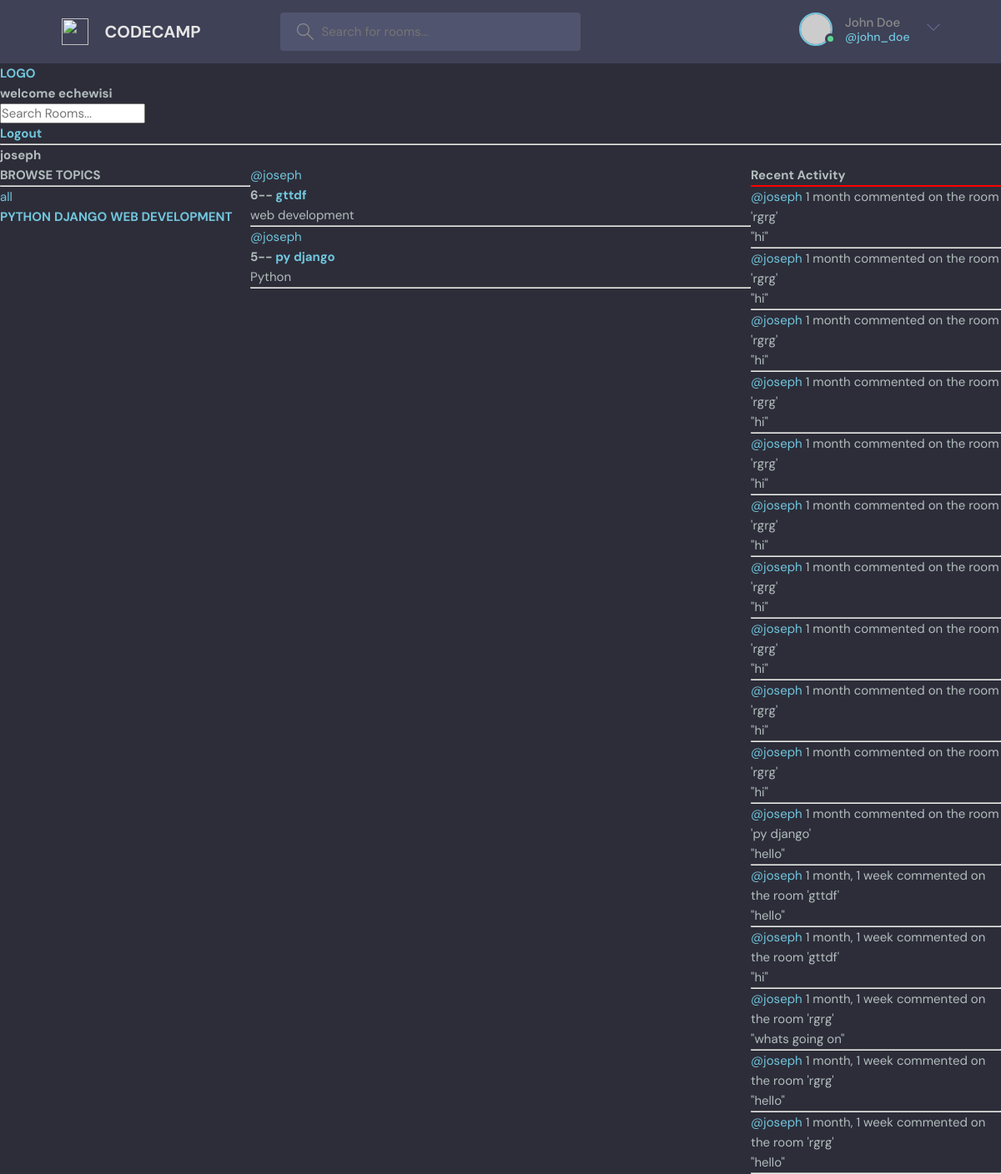
Before: /user-profile/2/ (signed in) with the older database file.
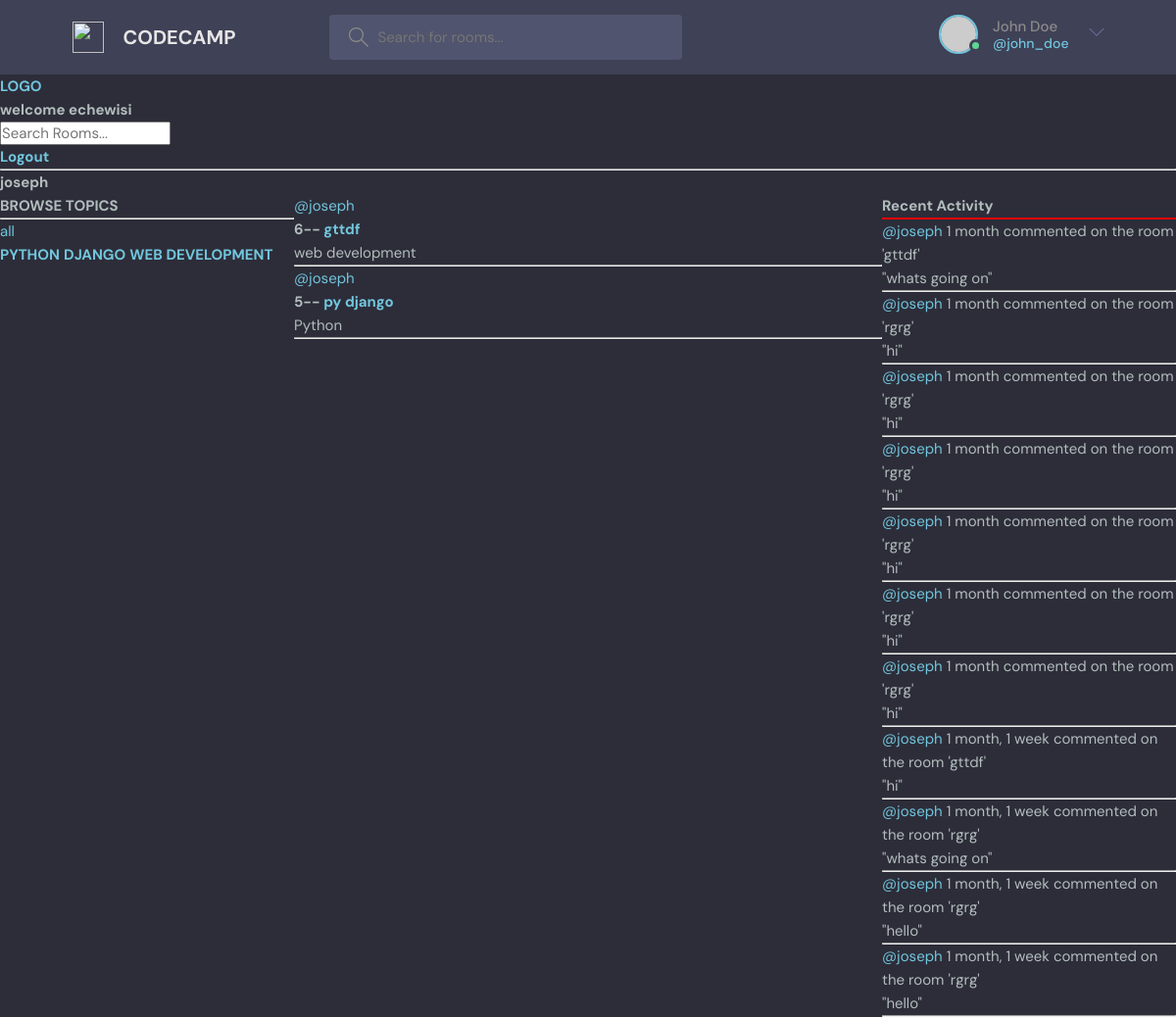
After: the same page with the newer database file.
### base/models.py (models this page shows, shortened)
class Topic(models.Model):
    name=models.CharField(max_length=200)

class Room(models.Model):
    host=models.ForeignKey(User, on_delete= models.SET_NULL, null=True)
    topic= models.ForeignKey(Topic, on_delete= models.SET_NULL, null=True)
    name= models.CharField(max_length=200)
    description= models.TextField(null=True, blank= True)
    participants= models.ManyToManyField(User, related_name='participants', blank=True)
    updated= models.DateTimeField(auto_now= True)
    created= models.DateTimeField( auto_now_add= True)
    def __str__(self):
        return self.name
    class Meta:
        ordering= ['-updated', '-created']

class Message(models.Model):
    user= models.ForeignKey(User, on_delete=models.CASCADE )
    room= models.ForeignKey(Room, on_delete=models.CASCADE )
    body= models.TextField()
    updated= models.DateTimeField(auto_now= True)
    created= models.DateTimeField( auto_now_add= True)
    def __str__(self):
        return self.body[0:50]
    class Meta:
        ordering= ['-updated', '-created']

### base/views.py (the view)
# urls.py: path('user-profile/<str:pk>/', views.user_profile, name= 'profile'),
@login_required(login_url= 'login')
def user_profile(request, pk):
    user= User.objects.get(id=pk)
    rooms= user.room_set.all()
    room_messages= user.message_set.all()
    topics= Topic.objects.all()
    context= {'user': user, 'rooms':rooms, 'room_messages': room_messages, 'topics': topics}
    return render(request, 'base/profile.html', context )

### base/templates/base/profile.html (shortened to what this page needs)
{% extends 'main.html'%}
{% block content%}
<h1> {{user.username}}</h1>
<div class="profile-container">
    <div>
        {% include 'base/topic_component.html'%}
    </div>
    <div>
        {% include 'base/feed_component.html'%}
    </div>
    <div>
        {% include 'base/activity_component.html'%}
    </div>
</div>
{%endblock%}

### base/templates/base/topic_component.html
<h3> BROWSE TOPICS</h3>
<hr>
<div>
    <a href="{% url 'home'%}"> all</a>
</div>
{%for topic in topics%}
    <a href="{% url 'home' %}?q={{topic.name}}"><h4>{{topic.name|upper}}</h4></a>
{%endfor%}

### base/templates/base/feed_component.html (shortened to what this page needs)
{%for room in rooms %}
<div>
    <span> <a href="{% url 'profile' room.host.id %}">@{{room.host.username}}</a></span>
    <h5>{{room.id}}-- <a href="{% url 'room' room.id %}">{{room.name}}</a></h5>
    <small>{{room.topic.name}}</small>
    <hr />
</div>
{%endfor%}

### base/templates/base/activity_component.html (shortened to what this page needs)
    <h3>Recent Activity</h3>
    <hr color="red">
    {%for room_message in room_messages%}
    <div>
        <small><a href="{% url 'profile' room_message.user.id %}">@{{room_message.user}}</a> {{room_message.created|timesince}}</small>
        <small> commented on the room '{{room_message.room}}'</small>
        <p>"{{room_message}}"</p>
        <hr>
    </div>
    {%endfor%}

Changed rows visible on the page:
removed Message: user "joseph", created "1 month", room "rgrg", body "hi"
removed Message: user "joseph", created "1 month", room "rgrg", body "hi"
removed Message: user "joseph", created "1 month", room "rgrg", body "hi"
removed Message: user "joseph", created "1 month", room "rgrg", body "hi"
removed Message: user "joseph", created "1 month", room "py django", body "hello"
removed Message: user "joseph", created "1 month, 1 week", room "gttdf", body "hello"
added Message: user "joseph", created "1 month", room "gttdf", body "whats going on"
